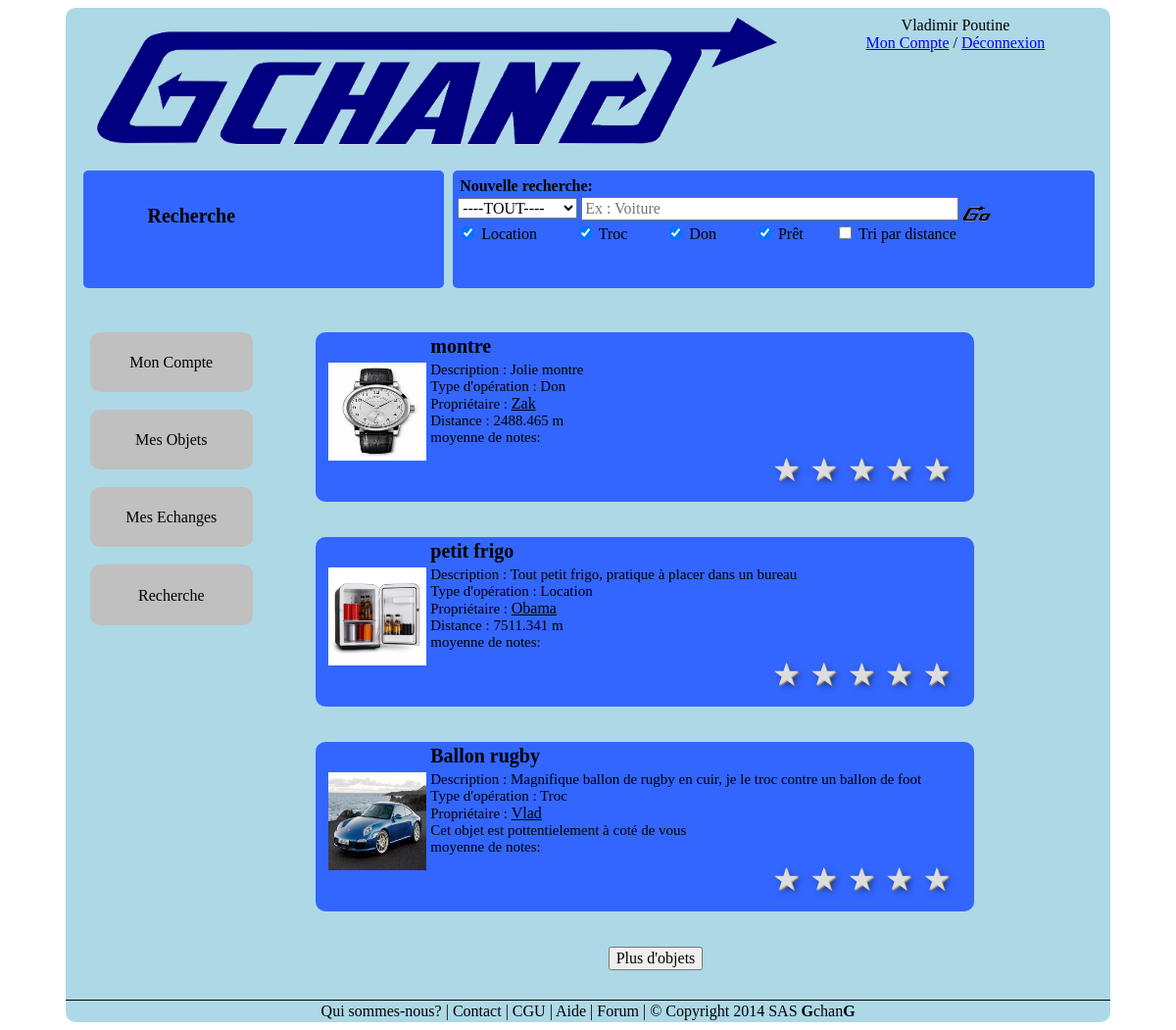
The page /view/pages/recherche.php (signed in) on the database its author committed.
### tables this page shows
CREATE TABLE IF NOT EXISTS `objet` (
  `idObjet` int(8) NOT NULL AUTO_INCREMENT,
  `TitreObjet` varchar(25) DEFAULT NULL,
  `idUtilisateur` int(8) DEFAULT NULL,
  `TypeOperation` varchar(10) DEFAULT NULL,
  `DescriptionObjet` longtext NOT NULL,
  `idCategorie` int(8) NOT NULL,
  `idGrosseCat` int(11) NOT NULL,
  `PseudoProprio` varchar(15) NOT NULL,
  PRIMARY KEY (`idObjet`),
  KEY `idUtilisateur` (`idUtilisateur`),
  KEY `idCategorie` (`idCategorie`),
  KEY `idGrosseCat` (`idGrosseCat`)
);

### view/structure/resultat_recherche.php (called while the page is built, shortened)
<?php
$reponse = "SELECT * FROM objet";
       $reponse = $reponse." ORDER BY idObjet DESC";

### view/structure/googlemap/traitementcoor.php (the view, shortened to what this page needs)
<?php
$r = 6371;
include '../structure/connexion_bdd.php';
$idclientcher=$_SESSION['id'];
$reponse = $bdd->query("SELECT lat,lon FROM client WHERE idClient='$idclientcher'");
while($coor=$reponse->fetch()){
    $latcher=$coor['lat']*3.14/180;
    $loncher=$coor['lon']*3.14/180;
}
$i=0;
while ($donnees = $resultats->fetch()){
    $tab[$i]['idObjet'] = $donnees['idObjet'];
    $tab[$i]['TitreObjet'] = $donnees['TitreObjet'];
    $tab[$i]['DescriptionObjet'] = $donnees['DescriptionObjet'];
    $tab[$i]['TypeOperation'] = $donnees['TypeOperation'];
    $tab[$i]['PseudoProprio'] = $donnees['PseudoProprio'];
    $tab[$i]['idUtilisateur'] = $donnees['idUtilisateur'];
	include '../structure/connexion_bdd.php';
	$idclient=$donnees['idUtilisateur'];
	$reponse = $bdd->query("SELECT lat,lon FROM client WHERE idClient='$idclient'");
	while($coor=$reponse->fetch()){
	    $latobj=$coor['lat']*3.14/180;
	    $lonobj=$coor['lon']*3.14/180;
	}
	if($idclient == $idclientcher){
	    $dist=10000000000;
	}elseif($latobj == 0 && $lonobj == 0){
	    $dist=100000000000;
	}else{
	    $dist=$r*acos(sin($latobj)*sin($latcher)+cos($latobj)*cos($latcher)*cos($lonobj-$loncher));
	}
	$dist = floor($dist*1000)/1000;
    $tab[$i]['dist'] = $dist;
    $i++;
}
for($v=0; $v<$i; $v++){
    echo '<div id="table';
    echo $v;
    echo '">';
    echo '<a href="../pages/objet.php?id=';
    echo $tab[$v]['idObjet'];
    echo "\">";
    echo '<table class="resultatrech"><tr><td></td><td><h1 style ="font-size:20px">';
    echo $tab[$v]['TitreObjet'];
    echo '</h1></td></tr><tr><td class="image"><img src="../../images/objets/';
    echo $tab[$v]['idObjet'];
    echo '.jpg"  alt="Objet" width="100" height="100"></td><td style ="font-size:15px">Description : ';
    echo $tab[$v]['DescriptionObjet'];
    echo '<br /> Type d\'opération : ';
    echo $tab[$v]['TypeOperation'];
    echo '<br /> Propriétaire : ';
    $pro = $tab[$v]['PseudoProprio'];
    echo "<a href=../pages/utilisateurs.php?utilisateur='$pro'>";
    echo $tab[$v]['PseudoProprio'];
    echo '</a><br />';
    if ($tab[$v]['dist']<10000000000){
	echo ' Distance : ';
	echo $tab[$v]['dist'];
	echo ' m';
    }elseif($tab[$v]['dist']<100000000000){
	echo 'Cet objet est pottentielement à coté de vous';
    }else{
	echo "Le propriétaire n'a pas indiqué sa localisation";
    }
    $idObjet = $tab[$v]['idObjet'];
    $reponse3 = $bdd->query("SELECT AVG(note) FROM commentobjet WHERE idObjet='$idObjet';");
    if($donnees3 = $reponse3->fetch())
    {
        echo '<br />'."moyenne de notes:";
        afficher_les_etoiles($donnees3['AVG(note)']);
    }
    else
    {
        echo '<br />'."moyenne de notes:";
        afficher_les_etoiles(0);
    }
    echo'</td></tr></table>';
    echo '</a>';
    echo '<br /><br />';
    echo '</div>';
}
function afficher_les_etoiles($note)
{
   echo '<form>';
    if (0 >= $note)
    {
                echo '<fieldset class="rating" disabled>
                <input type="radio" id="star5" name="rating" value="5" /><label for="star5" title="EXCELLENT">5 stars</label>
                <input type="radio" id="star4" name="rating" value="4" /><label for="star4" title="BON">4 stars</label>
                <input type="radio" id="star3" name="rating" value="3" /><label for="star3" title="MOYEN">3 stars</label>
                <input type="radio" id="star2" name="rating" value="2" /><label for="star2" title="FAIBLE">2 stars</label>
                <input type="radio" id="star1" name="rating" value="1" /><label for="star1" title="TRES FAIBLE">1 star</label>
            </fieldset>';
    }
    echo '</form><br />';
}
    ?>

### view/pages/stylepages.css (style rules this page uses)
* { font-family: Times New Roman; font-size: 16px; }
a img { border: none; }
.resultatrech { background-color: #3366ff; width: 90%; text-align: left; padding-left: 10px; border-radius: 10px; }
.image { padding-bottom: 35px; width:100px; }
.resultatrech h1 { margin : 0px; }
article a { color: black; text-decoration: none; }
.resultatrech a { text-decoration: underline; }

### view/pages/etoile.css (style rules this page uses)
fieldset { border: 0; }
.rating { float:right; }
.rating:not(:checked) > label { float:right; width:1em; padding:0 .1em; overflow:hidden; white-space:nowrap; cursor:pointer; font-size:200%; line-height:1.2; color:#ddd; text-shadow:1px 1px #bbb, 2px 2px #666, .1em .1em .2em rgba(0,0,0,.5); }
.rating:not(:checked) > label:before { content: '★ '; }

### rows shown on the page
objet: TitreObjet "montre", shows a picture, DescriptionObjet "Jolie montre", TypeOperation "Don", PseudoProprio "Zak", dist "2488.465"
objet: TitreObjet "petit frigo", shows a picture, DescriptionObjet "Tout petit frigo, pratique à placer dans un bureau", TypeOperation "Location", PseudoProprio "Obama", dist "7511.341"
objet: TitreObjet "Ballon rugby", shows a picture, DescriptionObjet "Magnifique ballon de rugby en cuir, je le troc contre un ballon de foot", TypeOperation "Troc", PseudoProprio "Vlad", shows "Cet objet est pottentielement à coté de vous"

### other values the page prints
$_SESSION['prenom'] "Vladimir"
$_SESSION['nom'] "Poutine"
